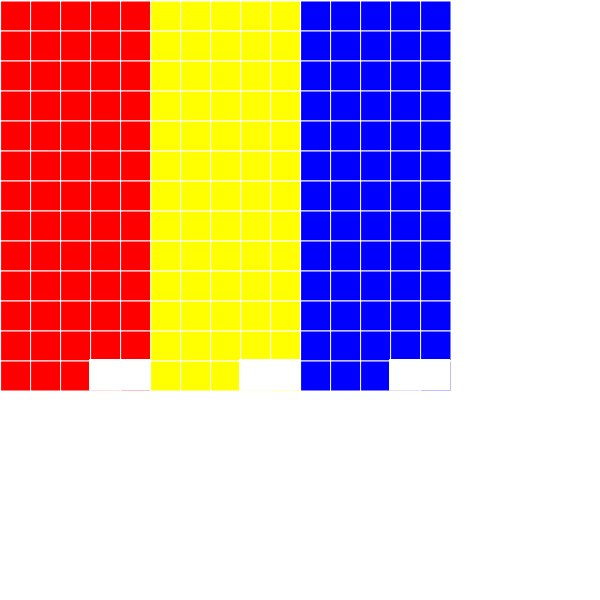
Frame 1 (no input)
Frame 60 (no input): identical to frame 1, image omitted
Frame 120 (the mouse pressed at the canvas centre since frame 60): identical to frame 1, image omitted

The p5.js sketch that drew this single still picture (run headless with seeded random() and noise() and a simulated clock; from frame 60 on, the mouse is pressed at the canvas centre):

// p5.js sketch
// ── sketch.js
//Assignment 9.29 Kevin Ramlogan

var d=30
var off=30
var padding = 1
var c = 1
var pos =0
function setup(){
  createCanvas(600,600);
  stroke(255);

 
}


function draw(){
for(var r=0;r<13;r+=1){
	
  //red
  for(var c = 0;c<5;c++){
    fill(255,0,0);
   
    rect((c*off) +padding,(r*off)+padding,d,d);
    fill(255);
    rect(90,360,60,30);

}
 //yellow
for(var c =5;c<10;c++){
	fill(255,255,0);
 	rect((c*off)+padding, (r*off)+padding,d,d);
 	
 	fill(255);
    rect(240,360,60,30);

  }
//blue
for(var c =10;c<15;c++){
	fill(0,0,255);
 	rect((c*off)+padding, (r*off)+padding,d,d);
 
 	 	fill(255);
    rect(390,360,60,30);
 }


 	  
}
}
